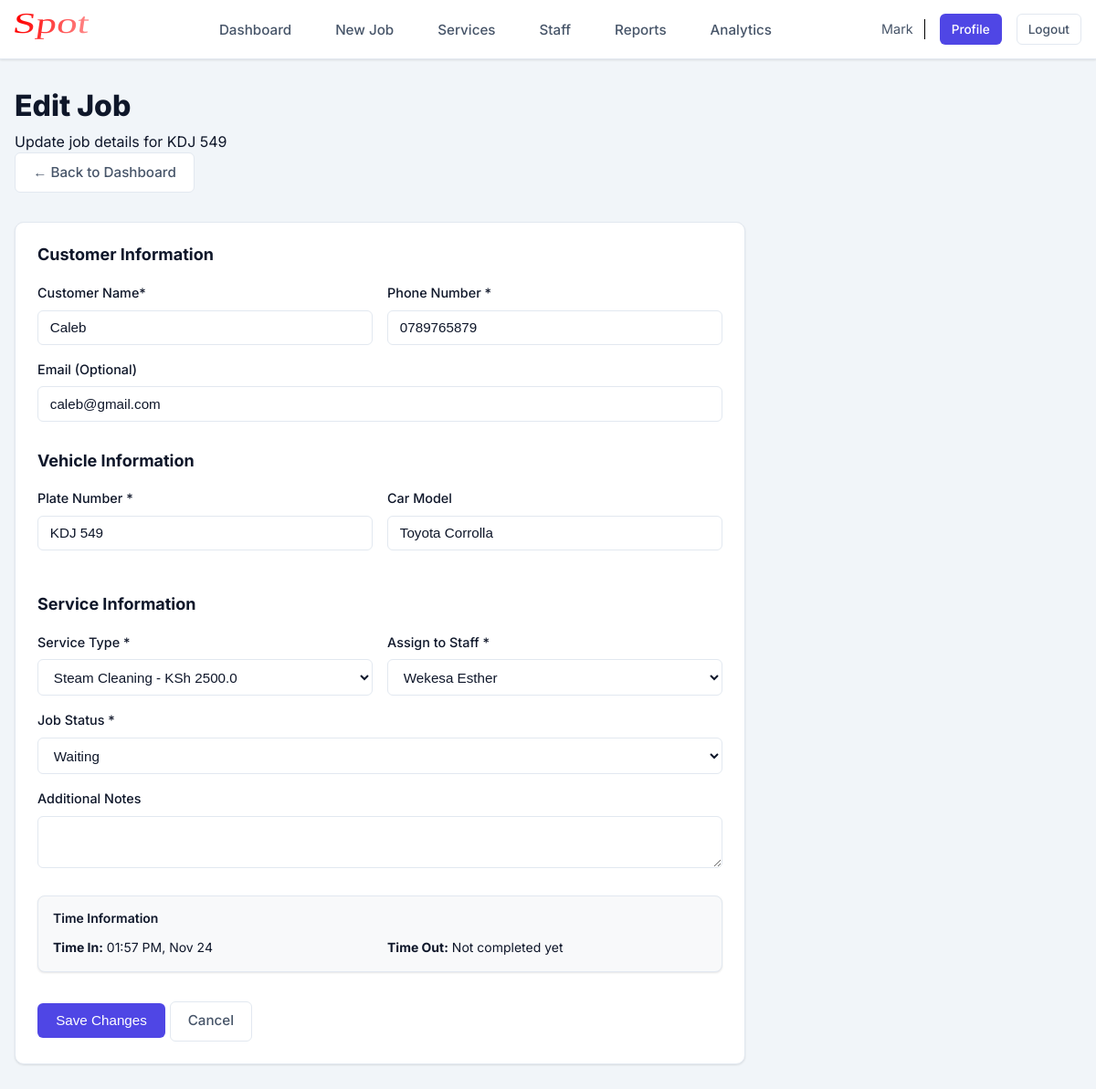
The page /cars/edit/1 (signed in) on the database its author committed.
### app/models.py (models this page shows, shortened)
class User(UserMixin, db.Model):
    __tablename__ = 'users'
    id = db.Column(db.Integer, primary_key=True)
    username = db.Column(db.String(80), unique=True, nullable=False, index=True)
    full_name = db.Column(db.String(120), nullable=False)
    email = db.Column(db.String(120), unique=True, nullable=False)
    phone_number = db.Column(db.String(20))
    password_hash = db.Column(db.String(255), nullable=False)
    role = db.Column(db.String(20), nullable=False, default='staff')  # 'admin' or 'staff'
    is_active = db.Column(db.Boolean, default=True)
    created_at = db.Column(db.DateTime, default=datetime.utcnow)
    cars = db.relationship('Car', backref='assigned_user', lazy='dynamic')
    notifications = db.relationship('Notification', backref='user', lazy='dynamic')

class Car(db.Model):
    __tablename__ = 'cars'
    id = db.Column(db.Integer, primary_key=True)
    customer_name = db.Column(db.String(120), nullable=False)
    customer_phone = db.Column(db.String(20), nullable=False)
    customer_email = db.Column(db.String(120))
    plate_number = db.Column(db.String(20), nullable=False, unique=True, index=True)
    car_model = db.Column(db.String(100))
    service_id = db.Column(db.Integer, db.ForeignKey('services.id'), nullable=False)
    assigned_user_id = db.Column(db.Integer, db.ForeignKey('users.id'), nullable=False)
    status = db.Column(db.String(20), default='Waiting')  # Waiting, Washing, Detailing, Ready for Pickup, Completed
    time_in = db.Column(db.DateTime, default=datetime.utcnow, nullable=False)
    time_out = db.Column(db.DateTime)
    notes = db.Column(db.Text)

### app/routes.py (the view, shortened to what this page needs)
@app.route('/cars/edit/<int:car_id>', methods=['GET', 'POST'])
@login_required
@admin_required
def edit_car(car_id):
    car = Car.query.get_or_404(car_id)
    form = EditCarForm(obj=car)
    form.service_id.choices = [(s.id, f"{s.name} - KSh {s.price}")
                               for s in Service.query.filter_by(is_active=True).all()]
    form.assigned_user_id.choices = [(u.id, u.full_name)
                                     for u in User.query.filter_by(role='staff', is_active=True).all()]
    car.time_in_display = kenya_time(car.time_in)
    car.time_out_display = kenya_time(car.time_out)
    return render_template('edit_car.html', form=form, car=car)

### app/forms.py
class EditCarForm(FlaskForm):
    customer_name = StringField('Customer Name', validators=[DataRequired(), Length(max=120)])
    customer_phone = StringField('Phone Number', validators=[DataRequired(), Length(min=10, max=20)])
    customer_email = StringField('Email', validators=[Optional(), Email()])
    plate_number = StringField('Plate Number', validators=[DataRequired(), Length(max=20)])
    car_model = StringField('Car Model', validators=[Optional(), Length(max=100)])
    service_id = SelectField('Service', coerce=int, validators=[DataRequired()])
    assigned_user_id = SelectField('Assign to Staff', coerce=int, validators=[DataRequired()])
    status = SelectField('Status', choices=[
        ('Waiting', 'Waiting'),
        ('Washing', 'Washing'),
        ('Detailing', 'Detailing'),
        ('Ready for Pickup', 'Ready for Pickup'),
        ('Completed', 'Completed')
    ], validators=[DataRequired()])
    notes = TextAreaField('Additional Notes', validators=[Optional()])

### app/models.py (called while the page is built)
@login_manager.user_loader
def load_user(user_id):
    return User.query.get(int(user_id))

### app/routes.py (called while the page is built)
def kenya_time(dt):
    if dt is None:
        return None
    return dt + timedelta(hours=3)

### app/utils.py (called while the page is built)
def admin_required(f):
    @wraps(f)
    def decorated_function(*args, **kwargs):
        if not current_user.is_authenticated:
            flash('Please log in to access this page.', 'error')
            return redirect(url_for('login'))
        if current_user.role != 'admin':
            flash('You do not have permission to access this page.', 'error')
            return redirect(url_for('staff_dashboard'))
        return f(*args, **kwargs)
    return decorated_function

### app/templates/edit_car.html (shortened to what this page needs)
{% extends "base.html" %}
{% block content %}
<div class="dashboard-header" style="margin-bottom: 32px;">
    <div>
        <h1 style="font-size: 32px; font-weight: 800; color: var(--text-dark);">Edit Job</h1>
        <p style="color: var(--text-light); margin-top: 8px;">Update job details for {{ car.plate_number }}</p>
    </div>
    <a href="{{ url_for('admin_dashboard') }}" class="btn btn-secondary">
        ← Back to Dashboard
    </a>
</div>
<div class="card" style="max-width: 800px;">
    <div class="card-body">
        <form method="POST" action="{{ url_for('edit_car', car_id=car.id) }}">
            <h3 style="margin-bottom: 20px; color: var(--text-dark); font-size: 18px; font-weight: 700;">Customer
                Information</h3>
            <div class="form-row">
                <div class="form-group">
                    <label for="customer_name" class="form-label">Customer Name*</label>
                    {{ form.customer_name(class="form-control") }}
                </div>
                <div class="form-group">
                    <label for="customer_phone" class="form-label">Phone Number *</label>
                    {{ form.customer_phone(class="form-control") }}
                </div>
            </div>
            <div class="form-group">
                <label for="customer_email" class="form-label">Email (Optional)</label>
                {{ form.customer_email(class="form-control") }}
            </div>
            <h3 style="margin: 32px 0 20px; color: var(--text-dark); font-size: 18px; font-weight: 700;">Vehicle
                Information</h3>
            <div class="form-row">
                <div class="form-group">
                    <label for="plate_number" class="form-label">Plate Number *</label>
                    {{ form.plate_number(class="form-control", style="text-transform: uppercase;") }}
                </div>
                <div class="form-group">
                    <label for="car_model" class="form-label">Car Model</label>
                    {{ form.car_model(class="form-control") }}
                </div>
            </div>
            <h3 style="margin: 32px 0 20px; color: var(--text-dark); font-size: 18px; font-weight: 700;">Service
                Information</h3>
            <div class="form-row">
                <div class="form-group">
                    <label for="service_id" class="form-label">Service Type *</label>
                    {{ form.service_id(class="form-control") }}
                </div>
                <div class="form-group">
                    <label for="assigned_user_id" class="form-label">Assign to Staff *</label>
                    {{ form.assigned_user_id(class="form-control") }}
                </div>
            </div>
            <div class="form-group">
                <label for="status" class="form-label">Job Status *</label>
                {{ form.status(class="form-control") }}
            </div>
            <div class="form-group">
                <label for="notes" class="form-label">Additional Notes</label>
                {{ form.notes(class="form-control") }}
            </div>
            <div class="card" style="background: #f8f9fa; padding: 16px; margin-top: 24px; border-radius: 8px;">
                <h4 style="margin: 0 0 12px; font-size: 14px; font-weight: 600; color: var(--text-dark);">Time
                    Information</h4>
                <div style="display: grid; grid-template-columns: 1fr 1fr; gap: 16px; font-size: 14px;">
                    <div>
                        <strong>Time In:</strong> {{ car.time_in_display.strftime('%I:%M %p, %b %d') if
                        car.time_in_display else 'N/A' }}
                    </div>
                    <div>
                        <strong>Time Out:</strong> {{ car.time_out_display.strftime('%I:%M %p, %b %d') if
                        car.time_out_display else 'Not completed yet' }}
                    </div>
                </div>
            </div>
            <div class="flex gap-2" style="margin-top: 32px;">
                <button type="submit" class="btn btn-primary btn-lg">
                    Save Changes
                </button>
                <a href="{{ url_for('admin_dashboard') }}" class="btn btn-secondary btn-lg">Cancel</a>
            </div>
        </form>
    </div>
</div>
{% endblock %}

### app/templates/base.html (shortened to what this page needs)
<!DOCTYPE html>
<html lang="en">
<head>
    <link rel="stylesheet" href="{{ url_for('static', filename='css/style.css') }}">
    <link rel="stylesheet" href="https://cdnjs.cloudflare.com/ajax/libs/font-awesome/6.5.1/css/all.min.css">
</head>
<body>
    {% if current_user.is_authenticated %}
    <nav class="navbar">
        <div class="nav-container">
            <a href="{{ url_for('admin_dashboard') if current_user.role == 'admin' else url_for('staff_dashboard') }}"
                class="nav-brand" style="font-family: 'Inter', sans-serif;">
                <img src="{{ url_for('static', filename='images/spot.svg') }}" alt="Spot"
                    style="height: 40px; width: auto; margin: 0; transform: translateY(0);">
            </a>
            <ul class="nav-menu">
                {% if current_user.role == 'admin' %}
                <li><a href="{{ url_for('admin_dashboard') }}"
                        class="nav-link {% if request.endpoint == 'admin_dashboard' %}active{% endif %}">Dashboard</a>
                </li>
                <li><a href="{{ url_for('add_car') }}"
                        class="nav-link {% if request.endpoint == 'add_car' %}active{% endif %}">New Job</a></li>
                <li><a href="{{ url_for('manage_services') }}"
                        class="nav-link {% if request.endpoint == 'manage_services' %}active{% endif %}">Services</a>
                </li>
                <li><a href="{{ url_for('manage_users') }}"
                        class="nav-link {% if request.endpoint == 'manage_users' %}active{% endif %}">Staff</a></li>
                <li><a href="{{ url_for('reports') }}"
                        class="nav-link {% if request.endpoint == 'reports' %}active{% endif %}">Reports</a></li>
                <li><a href="{{ url_for('analytics') }}"
                        class="nav-link {% if request.endpoint == 'analytics' %}active{% endif %}">Analytics</a></li>
                {% else %}
                <li><a href="{{ url_for('staff_dashboard') }}"
                        class="nav-link {% if request.endpoint == 'staff_dashboard' %}active{% endif %}">My Jobs</a>
                </li>
                {% endif %}
            </ul>
            <div class="nav-right">
                <span
                    style="font-size: 0.9rem; padding-right: 12px; border-right: 1px solid black; color: var(--text-secondary);">{{
                    current_user.username }}</span>
                <a href="{{ url_for('view_profile') }}" class="btn btn-sm btn-primary">Profile</a>
                <a href="{{ url_for('logout') }}" class="btn btn-sm btn-secondary">Logout</a>
            </div>
        </div>
    </nav>
    {% endif %}
    <main class="main-content">
        {% block content %}{% endblock %}
    </main>
</body>
</html>

### app/static/css/style.css (style rules this page uses)
:root { --bg-body: #f1f5f9; --bg-surface: #ffffff; --bg-surface-alt: #f8fafc; --text-primary: #0f172a; --text-secondary: #475569; --text-muted: #94a3b8; --text-on-primary: #ffffff; --primary: #4f46e5; --primary-dark: #4338ca; --primary-light: #e0e7ff; --success: #10b981; --warning: #f59e0b; --danger: #ef4444; --info: #3b82f6; --border-light: #e2e8f0; --shadow-sm: 0 1px 3px rgba(0, 0, 0, 0.05), 0 1px 2px rgba(0, 0, 0, 0.06); --shadow-md: 0 4px 6px -1px rgba(0, 0, 0, 0.05), 0 2px 4px -1px rgba(0, 0, 0, 0.03); --shadow-lg: 0 10px 15px -3px rgba(0, 0, 0, 0.05), 0 4px 6px -2px rgba(0, 0, 0, 0.02); --radius-sm: 6px; --radius-md: 10px; --radius-lg: 16px; --max-width: 1200px; }
*, *::before, *::after { box-sizing: border-box; margin: 0; padding: 0; }
body { background-color: var(--bg-body); color: var(--text-primary); font-family: 'Inter', sans-serif; line-height: 1.5; min-height: 100vh; }
h1, h2, h3, h4, h5, h6 { font-weight: 700; line-height: 1.2; color: var(--text-primary); margin-bottom: 0.5rem; }
a { color: var(--primary); text-decoration: none; }
.main-content { max-width: var(--max-width); margin: 0 auto; padding: 2rem 1rem; min-height: 80vh; padding-bottom: 6rem; }
.navbar { background: var(--bg-surface); border-bottom: 1px solid var(--border-light); padding: 0.75rem 0; position: sticky; top: 0; z-index: 1000; box-shadow: var(--shadow-sm); }
.nav-container { max-width: var(--max-width); margin: 0 auto; padding: 0 1rem; display: flex; justify-content: space-between; align-items: center; }
.nav-brand { display: flex; align-items: center; gap: 0.75rem; font-weight: 700; font-size: 1.25rem; color: var(--text-primary); }
.nav-menu { display: flex; align-items: center; gap: 1.5rem; list-style: none; }
.nav-link { color: var(--text-secondary); font-weight: 500; font-size: 0.95rem; padding: 0.5rem 0.75rem; border-radius: var(--radius-sm); }
.nav-right { display: flex; align-items: center; gap: 1rem; }
.card { background: var(--bg-surface); border: 1px solid var(--border-light); border-radius: var(--radius-md); padding: 1.5rem; margin-bottom: 1.5rem; box-shadow: var(--shadow-sm); transition: transform 0.2s ease, box-shadow 0.2s ease; }
.btn { display: inline-flex; align-items: center; justify-content: center; gap: 0.5rem; padding: 0.6rem 1.2rem; border-radius: var(--radius-sm); font-weight: 500; cursor: pointer; border: 1px solid transparent; transition: all 0.15s ease; font-size: 0.95rem; }
.btn-primary { background-color: var(--primary); color: var(--text-on-primary); }
.btn-secondary { background-color: var(--bg-surface); border-color: var(--border-light); color: var(--text-secondary); }
.btn-sm { padding: 0.35rem 0.75rem; font-size: 0.85rem; }
.form-control { width: 100%; padding: 0.6rem 0.8rem; border: 1px solid var(--border-light); border-radius: var(--radius-sm); font-size: 0.95rem; background: var(--bg-surface); color: var(--text-primary); }
.form-group { margin-bottom: 1rem; }
.form-label { display: block; margin-bottom: 0.5rem; font-weight: 500; font-size: 0.9rem; }
.form-row { display: flex; flex-direction: column; gap: 1rem; }
@media (min-width: 992px) { .form-row { display: grid; grid-template-columns: 1fr 1fr; } }

### rows shown on the page
User: username "Mark"
Car: plate_number "KDJ 549", customer_name "Caleb", customer_phone "0789765879", customer_email "caleb@gmail.com", car_model "Toyota Corrolla", service_id "Steam Cleaning - KSh 2500.0", assigned_user_id "Wekesa Esther", status "Waiting"
